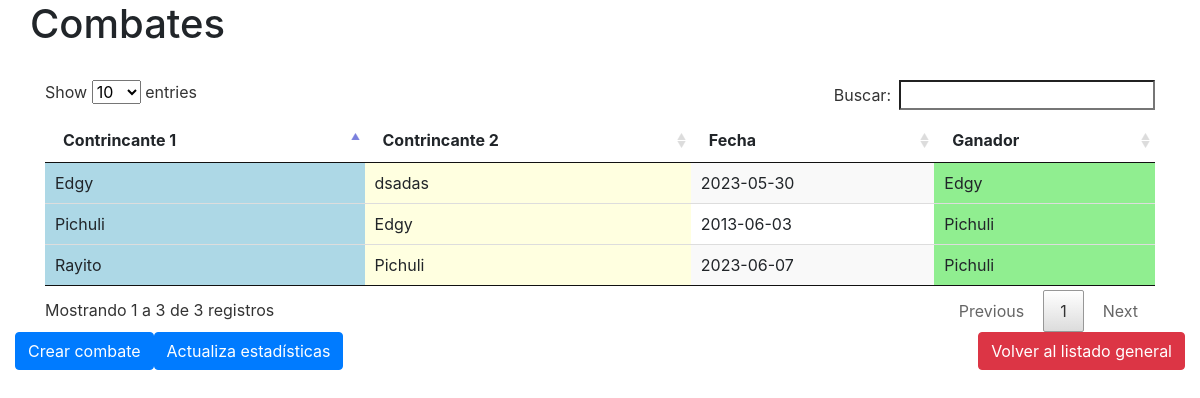
The app's page /combate.php, older data.
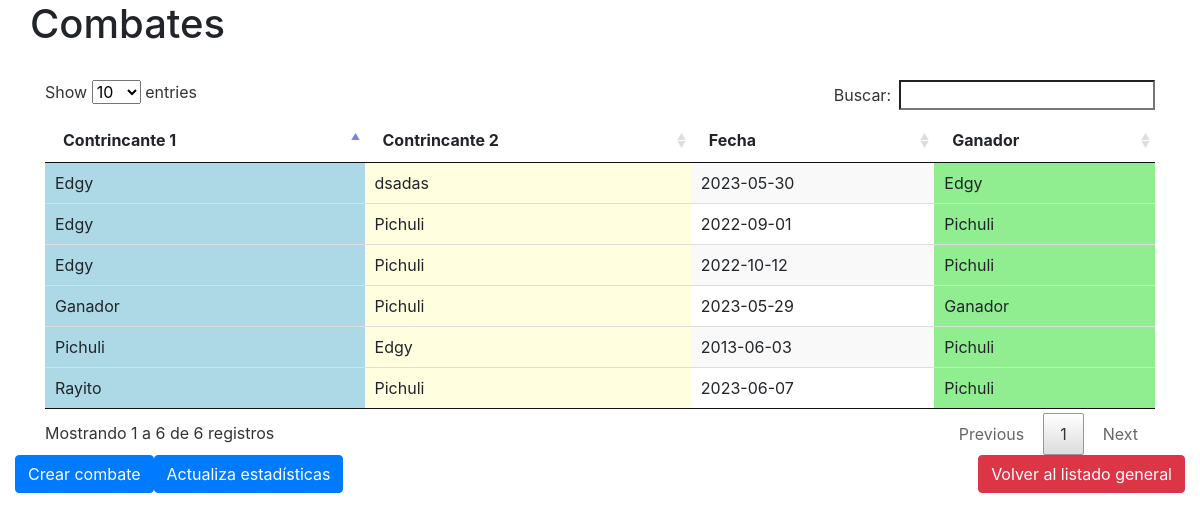
The same page, newer data.
### tables this page shows
CREATE TABLE `combates` (
  `id_combate` int(5) NOT NULL,
  `idpk1` int(5) NOT NULL,
  `idpk2` int(5) NOT NULL,
  `pokemon1` varchar(30) NOT NULL,
  `pokemon2` varchar(30) NOT NULL,
  `fecha` date NOT NULL,
  `ganador` varchar(30) NOT NULL
);

### combate.php (the view, shortened to what this page needs)
<?php
require 'conexion.php';
$sql = "SELECT *  from combates;";
$resultado = $mysqli->query($sql);
?>
<!DOCTYPE html>
<html lang="en">
<head>
		<link rel="stylesheet" href="css/bootstrap.min.css">
		<link rel="stylesheet" href="css/jquery.dataTables.min.css">
</head>
<body>
<div class="container">
			<div class="row">
				<h1>Combates</h1>
			</div>
			<br>
			<table id="tabla" class="display" style="width:100%">
				<thead>
					<tr>
						<th>Contrincante 1</th>
						<th>Contrincante 2</th>
						<th>Fecha</th>
						<th>Ganador</th>
					</tr>
				</thead>
				<tbody>
					<?php
						while($fila = $resultado->fetch_assoc()){
						echo "<tr>";
							echo "<td style='background-color: lightblue;'>",$fila['pokemon1'],"</td>";
							echo "<td style='background-color: lightyellow;'>",$fila['pokemon2'],"</td>";
							echo "<td>",$fila['fecha'],"</td>";
							echo "<td style='background-color: lightgreen;'>",$fila['ganador'],"</td>";
						echo "</tr>";
						}
					?>
				</tbody>
			</table>
			<div class="row" style="display:flex; justify-content: space-between";>
                <div class="row">
                    <p><a href="crearCombate.php" class="btn btn-primary">Crear combate</a></p>
					<p><a href= 'actualizaCombate.php' class='btn btn-primary'>Actualiza estadísticas</a></p>
                </div>
                <div class="row">
				<p><a href="pokemon.php" class="btn btn-danger">Volver al listado general</a></p>
                </div>
			</div>
			<br>
		</div>
</body>
</html>

Row changes from the older to the newer data that the page shows:
added combates: pokemon1 "Edgy", pokemon2 "Pichuli", fecha "2022-09-01", ganador "Pichuli"
added combates: pokemon1 "Edgy", pokemon2 "Pichuli", fecha "2022-10-12", ganador "Pichuli"
added combates: pokemon1 "Ganador", pokemon2 "Pichuli", fecha "2023-05-29", ganador "Ganador"
Text that changed along with them:
text written by a page script: "Show entries Buscar: Mostrando 1 a 3 de 3 registros Previous 1 Next" → "Show entries Buscar: Mostrando 1 a 6 de 6 registros Previous 1 Next"
